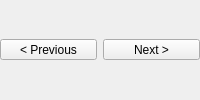
       <widget class="QWidget" name="WorkflowWidget_2" native="true">
        <layout class="QHBoxLayout" name="horizontalLayout">
         <property name="margin">
          <number>0</number>
         </property>
         <item>
          <widget class="QWidget" name="WorkflowControlWidget" native="true">
           <layout class="QGridLayout" name="gridLayout_11">
            <property name="margin">
             <number>0</number>
            </property>
            <property name="spacing">
             <number>0</number>
            </property>
            <item row="2" column="0">
             <widget class="QToolButton" name="PreviousPageToolButton">
              <property name="sizePolicy">
               <sizepolicy hsizetype="Preferred" vsizetype="Fixed">
                <horstretch>0</horstretch>
                <verstretch>0</verstretch>
               </sizepolicy>
              </property>
              <property name="minimumSize">
               <size>
                <width>20</width>
                <height>0</height>
               </size>
              </property>
              <property name="toolTip">
               <string>Go to previous step</string>
              </property>
              <property name="text">
               <string>&lt; Previous</string>
              </property>
             </widget>
            </item>
            <item row="2" column="3">
             <spacer name="horizontalSpacer_12">
              <property name="orientation">
               <enum>Qt::Horizontal</enum>
              </property>
              <property name="sizeType">
               <enum>QSizePolicy::Fixed</enum>
              </property>
              <property name="sizeHint" stdset="0">
               <size>
                <width>6</width>
                <height>20</height>
               </size>
              </property>
             </spacer>
            </item>
            <item row="2" column="4">
             <widget class="QToolButton" name="NextPageToolButton">
              <property name="sizePolicy">
               <sizepolicy hsizetype="Preferred" vsizetype="Fixed">
                <horstretch>0</horstretch>
                <verstretch>0</verstretch>
               </sizepolicy>
              </property>
              <property name="minimumSize">
               <size>
                <width>20</width>
                <height>0</height>
               </size>
              </property>
              <property name="toolTip">
               <string>Go to next step</string>
              </property>
              <property name="text">
               <string>Next &gt;</string>
              </property>
             </widget>
            </item>
            <item row="1" column="0">
             <spacer name="horizontalSpacer_13">
              <property name="orientation">
               <enum>Qt::Horizontal</enum>
              </property>
              <property name="sizeHint" stdset="0">
               <size>
                <width>40</width>
                <height>0</height>
               </size>
              </property>
             </spacer>
            </item>
            <item row="1" column="3">
             <spacer name="horizontalSpacer_14">
              <property name="orientation">
               <enum>Qt::Horizontal</enum>
              </property>
              <property name="sizeType">
               <enum>QSizePolicy::Fixed</enum>
              </property>
              <property name="sizeHint" stdset="0">
               <size>
                <width>6</width>
                <height>0</height>
               </size>
              </property>
             </spacer>
            </item>
            <item row="1" column="4">
             <spacer name="horizontalSpacer_15">
              <property name="orientation">
               <enum>Qt::Horizontal</enum>
              </property>
              <property name="sizeHint" stdset="0">
               <size>
                <width>40</width>
                <height>0</height>
               </size>
              </property>
             </spacer>
            </item>
           </layout>
          </widget>
         </item>
        </layout>
       </widget>
